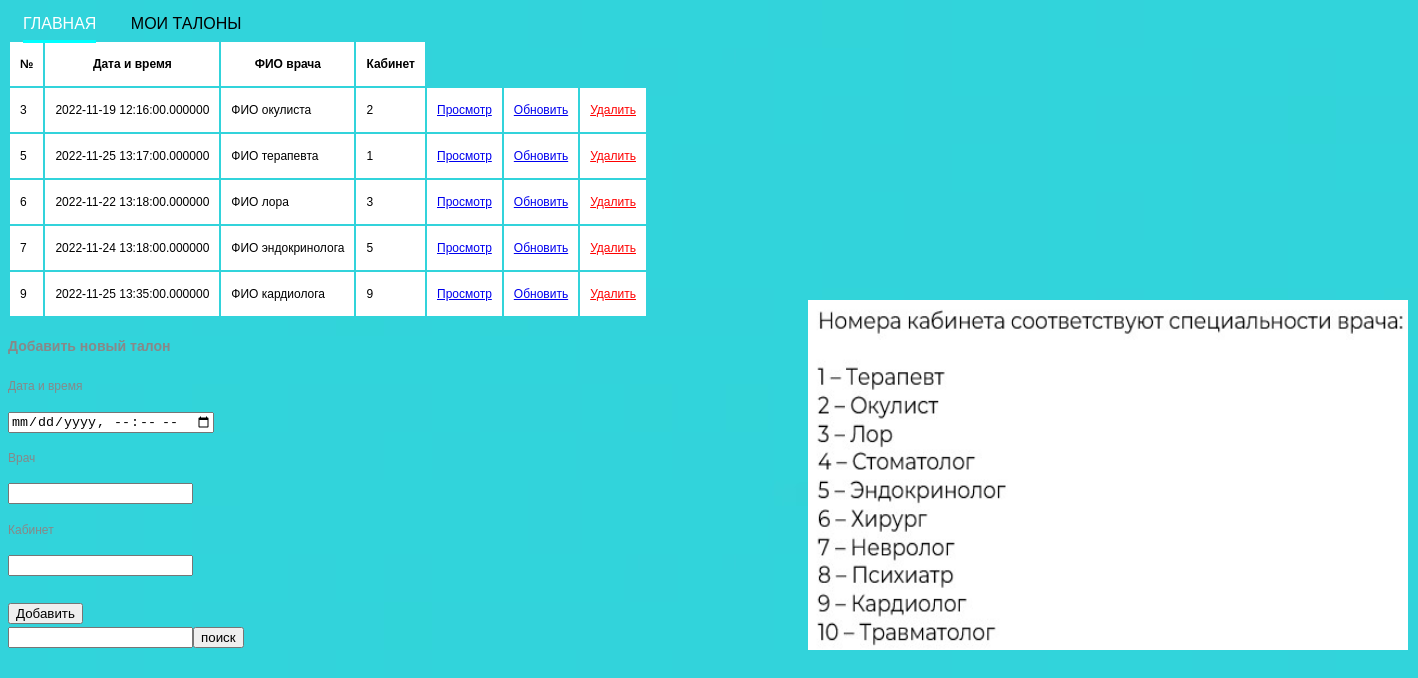
The page /prosmotr.php on the database its author committed.
### tables this page shows
CREATE TABLE `talon` (
  `id` int(11) NOT NULL,
  `date` datetime(6) DEFAULT NULL,
  `fio_vrach` varchar(100) DEFAULT NULL,
  `cab` int(3) DEFAULT NULL,
  `fio_polz` varchar(100) DEFAULT NULL
);

### prosmotr.php (the view, shortened to what this page needs)
<!DOCTYPE html>
<html>
<head>
	<link rel="stylesheet" href="assets/css/prosmotr.css" media="screen" type="text/css" />
</head>
<body>
    <header class="header">
    <div class="container">
        <div class="header__inner">
            <nav class="nav">
                <a class="nav__link active" href="avtoriz.php">Главная</a>
                <a class="nav__link" href="talon.php">Мои талоны</a>
            </nav>
        </div>
    </div>
</header>
    <table>
        <tr>
            <th>№</th>
            <th>Дата и время</th>
            <th>ФИО врача</th>
            <th>Кабинет</th>
        </tr>
         <?php
        $talon = mysqli_query($connect,"SELECT * FROM `talon`");
        $talon = mysqli_fetch_all($talon);
        foreach ($talon as $talon) {
            ?>
            <tr>
            <td><?= $talon[0] ?></td>
            <td><?= $talon[1] ?></td>
            <td><?= $talon[2] ?></td>
            <td><?= $talon[3] ?></td>
                <td><a href="talon.php?id=<?= $talon[0] ?>">Просмотр</a></td>
                <td><a href="update.php?id=<?= $talon[0] ?>">Обновить</a></td>
                <td><a style="color: red;" href="vendor/delete.php?id=<?= $talon[0] ?>">Удалить</a></td>
        </tr>
            <?php
        }
        ?>
    </table>
    <img style="margin-left: 800px; top: 300px; position: absolute;" src="assets/images/cabi2.jpg"  width="600" height="350" alt="" class="iimag"/>
   <h3>Добавить новый талон</h3>
    <form action="vendor/create.php" method="post">
       <p>Дата и время</p>
       <input type="datetime-local" name="date">
              <p>Врач</p>
       <input type="text" name="fio_vrach">
       <p>Кабинет</p>
       <input type="text" name="cab">
       <br><br>
       <button type="submit">Добавить</button>
    </form>
    <form method="post">
        <input type="text" name="search" class="search"><input type="submit" name="submit" value="поиск">
        </form>
</body>
</html>

### assets/css/prosmotr.css (style rules this page uses)
html { background: url("../images/fon2.jpg") repeat; min-height: 100%; box-sizing: border-box; font: 12px/2 Montserrat, sans-serif; color: #888; }
.nav { font-size: 16px; text-transform: uppercase; }
.nav__link { display: inline-block; vertical-align: top; margin: 0 15px; position: relative; color: #000; text-decoration: none; transition: color .1s linear; }
.nav__link:after { content: ""; display: block; width: 100%; height: 3px; background-color: #00ffff; opacity: 0; position: absolute; top: 100%; left: 0; z-index: 1; transition: opacity .1s linear; }
.nav__link:hover:after, .nav__link.active:after { opacity: 1; }
.nav__link.active { color: #fff; }

### prosmotr.php (style rules this page uses)
th, td { padding: 10px; }
th { background: #fff; color: black; }
td { background: #fff; color: black; }

### rows shown on the page
talon: id "3", date "2022-11-19 12:16:00.000000", fio_vrach "ФИО окулиста", cab "2"
talon: id "5", date "2022-11-25 13:17:00.000000", fio_vrach "ФИО терапевта", cab "1"
talon: id "6", date "2022-11-22 13:18:00.000000", fio_vrach "ФИО лора", cab "3"
talon: id "7", date "2022-11-24 13:18:00.000000", fio_vrach "ФИО эндокринолога", cab "5"
talon: id "9", date "2022-11-25 13:35:00.000000", fio_vrach "ФИО кардиолога", cab "9"
